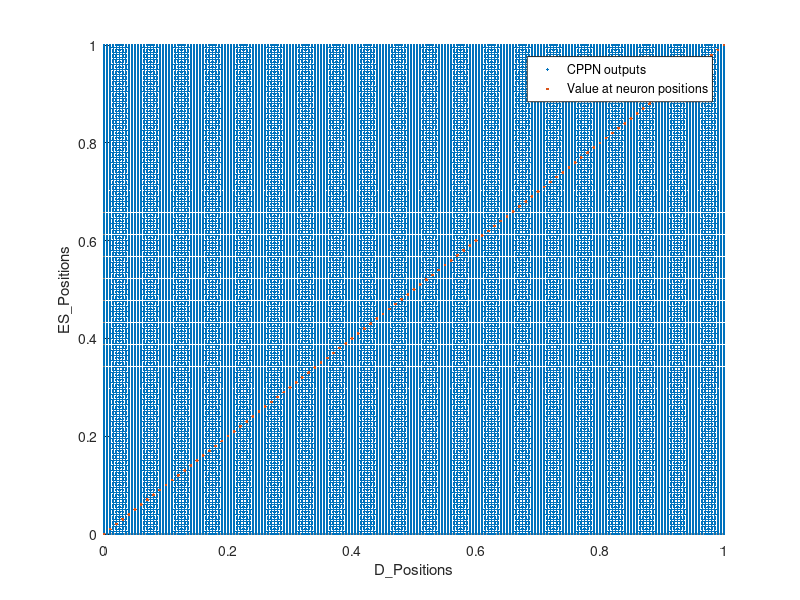

Here is the MATLAB script that generated this plot: (Note: this script raises an error after producing the figure.)
xrange=[0,1];
yrange=[0,1];
connectionPositionsX=[0:0.01:1];
connectionPositionsY=[0:0.01:1];
connectionValues=(connectionPositionsX-0.5).^2+(connectionPositionsY-0.5).^2;
threshold=0.25;

positions =[0:0.005:1];
posx= repmat(positions,1,length(positions));
posy= repelem(positions,length(positions),1);
posy = posy(:)';
values= (posx-0.5).^2+(posy-0.5).^2;
%[posx2,posy2,z]= meshgrid(positions,positions,values);
%rng(42)
%values = rand(1,length(posx))

[X,Y]= meshgrid(positions);
Z= reshape(values,[length(positions),length(positions)]);
xlab='D\_Positions';
ylab='ES\_Positions';
%data =[posx;posy;values]';
C=double(Z >= threshold)+1;
cmap=[0 0 1
      0 1 0];
fig1 = figure;
hold on
%s=surf(X,Y,Z,C,'FaceAlpha',0.9);
%colormap(cmap)
%s.EdgeColor = 'none';
%camlight left; 
%lighting phong
scatter3(posx,posy,values,36,'blue','.'); %36 default point size
% plot neurons
scatter3(connectionPositionsX,connectionPositionsY, connectionValues,50,'red','.');
% plot neuron on x axes
scatter3(connectionPositionsX,zeros(length(connectionPositionsX),1), zeros(length(connectionPositionsX),1),36,'red','.');
scatter3(zeros(length(connectionPositionsX),1),connectionPositionsY, zeros(length(connectionPositionsX),1),36,'red','.');
xlabel(xlab);
ylabel(ylab);
zlabel('CPPN outputs');
legend('CPPN outputs','Value at neuron positions');%,'Location','eastoutside');%'Location','southwest');
hold off
remove(fig1)
% figure()
% posxg = meshgrid([0:1/96:1-1/96]);
% posx = posxg(:);
% posy = posxg';
% posy = posy(:);
% values = Z';
% values = values(:);
% scatter3(posx,posy,values,36,'blue','.');
a=2;